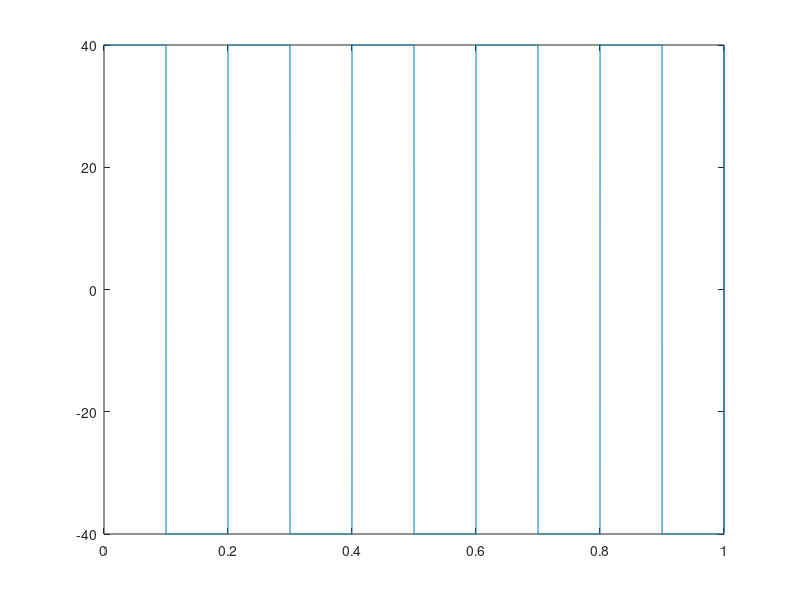

Source code (MATLAB): (Note: this script raises an error after producing the figure.)
clear all
close all
clc

addpath('../mfiles/')

vpk=40;
t=linspace(0,1,10000);
s=vpk*square(2 * pi * 5 * t);
plot(t,s)

[f, c] = calc_fourier_coefficients(t, s);
figure
loglog(f, abs(c), 'DisplayName', "calc fourier coefficients")
legend
